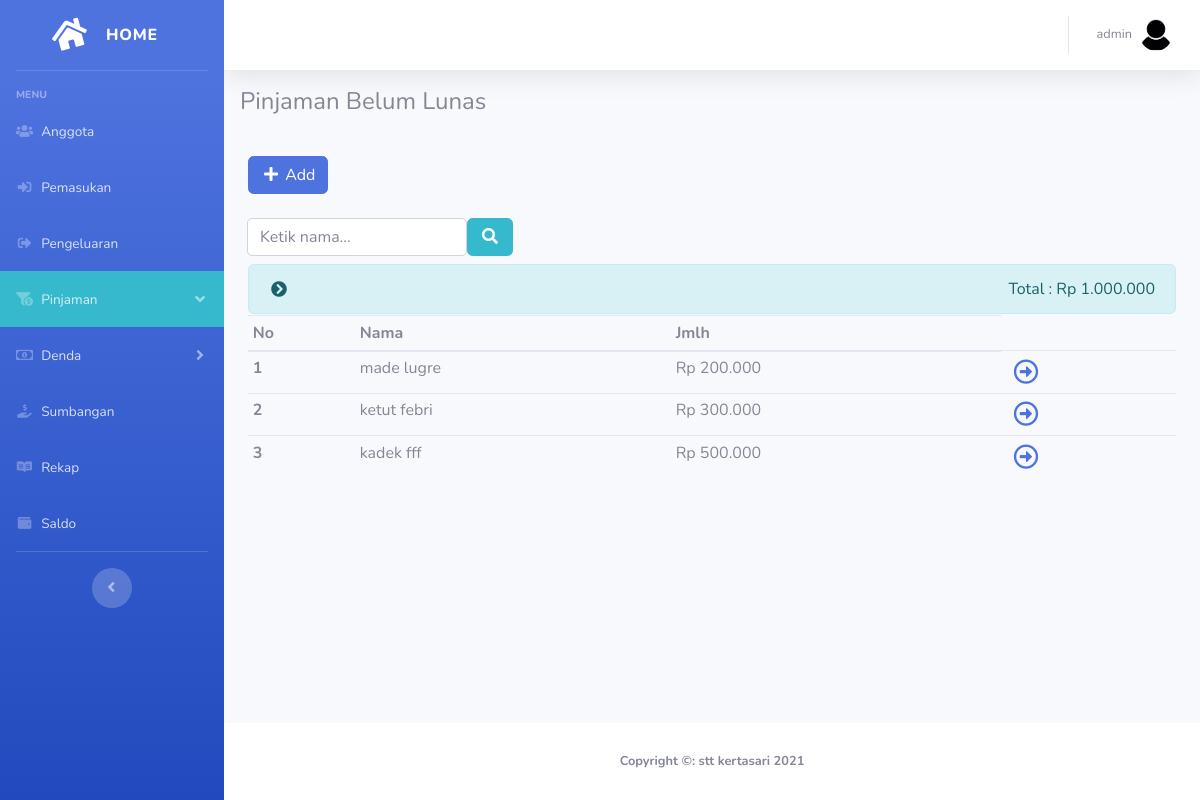
/pinjaman.php (signed in), run on the app's committed database.
### tables this page shows
CREATE TABLE `pinjaman` (
  `id_pinjaman` int(11) NOT NULL,
  `id_anggota` int(100) NOT NULL,
  `tanggal_pinjaman` date NOT NULL,
  `jumlah_pinjaman` varchar(100) NOT NULL,
  `status_pinjaman` varchar(50) NOT NULL
);

CREATE TABLE `anggota` (
  `id_anggota` int(11) NOT NULL,
  `foto_anggota` varchar(100) NOT NULL,
  `nama_anggota` varchar(100) NOT NULL,
  `tlp_anggota` varchar(20) NOT NULL,
  `kelamin_anggota` varchar(50) NOT NULL,
  `jabatan_anggota` varchar(50) NOT NULL,
  `status_anggota` varchar(50) NOT NULL
);

### pinjaman.php (the view, shortened to what this page needs)
<?php
    require_once'functions.php';
    $query="SELECT id_pinjaman,nama_anggota,tanggal_pinjaman,jumlah_pinjaman,status_pinjaman,sum(jumlah_pinjaman)as totalpinjaman,sum(jumlah_pembayaran)as totalpembayaran FROM anggota JOIN pinjaman USING (id_anggota) left JOIN pembayaran USING (id_pinjaman) WHERE status_pinjaman='belum lunas' group by id_pinjaman ORDER BY tanggal_pinjaman DESC,id_pinjaman DESC";
    $getdatapinjaman=mysqli_query($conn,$query);
    $pinjaman=mysqli_query($conn,"SELECT SUM(jumlah_pinjaman) AS total FROM pinjaman WHERE status_pinjaman='belum lunas'");
    $totalpinjaman=mysqli_fetch_assoc($pinjaman);
?>
<!DOCTYPE html>
<html lang="en">
<head>
  <link href="vendor/fontawesome-free/css/all.min.css" rel="stylesheet" type="text/css">
  <link href="css/sb-admin-2.min.css" rel="stylesheet">
</head>
<body id="page-top">
  <div id="wrapper">
    <ul class="navbar-nav bg-gradient-primary sidebar sidebar-dark accordion" id="accordionSidebar" style="<?=sidebar(); ?>">
      <a class="sidebar-brand d-flex align-items-center justify-content-center" href="index.php">
        <div class="sidebar-brand-icon rotate-n-15">
          <i class="fas fa-fw fa-home"></i>
        </div>
        <div class="sidebar-brand-text mx-3">Home</div>
      </a>
      <hr class="sidebar-divider">
      <div class="sidebar-heading">
        Menu
      </div>
      <li class="nav-item">
        <a class="nav-link" href="anggota.php">
          <i class="fas fa-fw fa-users"></i>
          <span>Anggota</span></a>
      </li>
    <?php if(isset($_SESSION['login'])){ ?>
      <li class="nav-item">
        <a class="nav-link" href="pemasukan.php">
          <i class="fas fa-fw fa-sign-in-alt"></i>
          <span>Pemasukan</span></a>
      </li>
      <li class="nav-item">
        <a class="nav-link" href="pengeluaran.php">
          <i class="fas fa-fw fa-sign-out-alt"></i>
          <span>Pengeluaran</span></a>
      </li>
      <li class="nav-item">
        <a class="nav-link bg-info" href="#" data-toggle="collapse" data-target="#collapsePinjam" aria-expanded="true" aria-controls="collapseTwo">
          <i class="fas fa-fw fa-funnel-dollar"></i>
          <span>Pinjaman</span>
        </a>
      </li>
      <li class="nav-item">
        <a class="nav-link collapsed" href="#" data-toggle="collapse" data-target="#collapseDenda" aria-expanded="true" aria-controls="collapseTwo">
          <i class="far fa-fw fa-money-bill-alt"></i>
          <span>Denda</span>
        </a>
      </li>
      <li class="nav-item">
        <a class="nav-link" href="sumbangan.php">
          <i class="fas fa-fw fa-hand-holding-usd"></i>
          <span>Sumbangan</span></a>
      </li>
      <li class="nav-item">
        <a class="nav-link" href="rekap.php">
          <i class="fab fa-fw fa-readme"></i>
          <span>Rekap</span></a>
      </li>
      <li class="nav-item">
        <a class="nav-link" href="saldo.php">
          <i class="fas fa-fw fa-wallet"></i>
          <span>Saldo</span></a>
      </li>
    <?php }else{echo "";} ?>
      <hr class="sidebar-divider">
      <div class="text-center d-none d-md-inline">
        <button class="rounded-circle border-0" id="sidebarToggle"></button>
      </div>
    </ul>
    <div id="content-wrapper" class="d-flex flex-column">
      <div id="content">
        <nav class="navbar navbar-expand navbar-light bg-white topbar static-top shadow">
          <ul class="navbar-nav ml-auto">
            <li class="nav-item dropdown no-arrow">
              <a class="nav-link dropdown-toggle" href="#" id="userDropdown" role="button" data-toggle="dropdown" aria-haspopup="true" aria-expanded="false">
                <span class="mr-2 d-none d-lg-inline text-gray-600 small">
                  <?php if(isset($_SESSION['login'])){
                    echo $_SESSION['login'];
                  }else{
                    echo'tamu';
                  } ?>
                </span>
                <?php
                  if(isset($_SESSION['login'])){
                    if($_SESSION['login']=="admin"){
                      $fotol="admin.jpg";
                    }else{
                      $fotol="anggota.png";
                    }
                  }else{
                    $fotol="kosong.jpg";
                  }
                ?>
                <img class="img-profile rounded-circle" src="img/<?=$fotol; ?>">
              </a>
            </li>
          </ul>
        </nav>
        <nav class="navbar topbar scrl" style="top:0;width: 100%;">
            <div class="row">
              <div class="col-12">
              <h4 class="text-left">Pinjaman Belum Lunas</h4>
              </div>
            </div>
        </nav>
        <div class="container-fluid">
      <?php if(isset($_SESSION['login'])){ ?>
        <?php if($_SESSION['login']=='admin'){ ?>
        <button id="trigerpinjaman" class="btn btn-primary mb-2">
          <i id="iconic" class="fas fa-fw fa-plus"></i> <span id="ubahtriger">Add</span></button>
        <?php }else{echo "";} ?>
      <?php }else{echo "";} ?>
          <form class="form-inline mt-3 mb-2" action="" method="post" style="">
            <div class="input-group">
              <input type="text" class="form-control" placeholder="Ketik nama..." aria-label="Username" aria-describedby="basic-addon1" style="border-radius:5px;" name="keywordpinjamanbelum" autocomplete="off" value="<?php if(isset($_POST['caripinjamanbelum'])){echo $_POST['keywordpinjamanbelum'];} ?>">
              <button class="btn btn-info" id="basic-addon1" name="caripinjamanbelum"><i class="fas fa-fw fa-search"></i></button>
            </div>
          </form>
          <?php if($totalpinjaman['total']==null){ ?>
          <h1 class="mt-5 text-center">Tidak ada data!</h1>
          <?php }else{ ?>
          <div class="alert alert-info text-right lihat" role="alert" style="margin-bottom: 1px;display: block;">
            <i id="fox" class="fas fa-fw fa-chevron-circle-right float-left mt-1"></i>
            <span class="ml-auto">Total : Rp <?=str_replace(',','.',number_format($totalpinjaman['total'])); ?></span>
          </div>
          <table class="table table-sm">
            <thead>
              <tr>
                <th scope="col">No</th>
                <th scope="col">Nama</th>
                <th scope="col">Jmlh</th>
              </tr>
            </thead>
            <tbody>
              <?php $no=1; foreach($getdatapinjaman as $pinjaman): ?>
                <tr>
                  <th scope="row"><?=$no; ?></th>
                  <td><?=$pinjaman['nama_anggota']; ?></td>
                  <td><div class="sisa" data-toggle="tooltip" data-html="true" title="<b>Sisa hutang : Rp <?=str_replace(',','.',number_format($pinjaman['totalpinjaman']-$pinjaman['totalpembayaran'])); ?></b>">
                  Rp <?=str_replace(',','.',number_format($pinjaman['jumlah_pinjaman'])); ?></div></td>
                  <td><a href="detailpinjaman.php?idpinjaman=<?=$pinjaman['id_pinjaman']; ?>" class="badge"><i class="far fa-fw fa-arrow-alt-circle-right text-primary" style="font-size: 25px;color: blue;"></i></a></td>
                </tr>
              <?php $no++;  endforeach; ?>
            </tbody>
          </table>
          <?php } ?>
        </div>
      </div>
      <footer class="sticky-footer bg-white" style="margin-top: 50px;">
        <div class="container my-auto">
          <div class="copyright text-center my-auto">
            <span> <?=tahun(); ?></span>
          </div>
        </div>
      </footer>
    </div>
  </div>
  <?=downbar(); ?>
</body>
</html>

### data on the page
pinjaman: id_anggota.nama_anggota "made lugre", jumlah_pinjaman "200.000"
pinjaman: id_anggota.nama_anggota "ketut febri", jumlah_pinjaman "300.000"
pinjaman: id_anggota.nama_anggota "kadek fff", jumlah_pinjaman "500.000"

### other printed values
$_SESSION['login'] "admin"
str_replace(',','.',number_format($totalpinjaman['total'])) "1.000.000"
